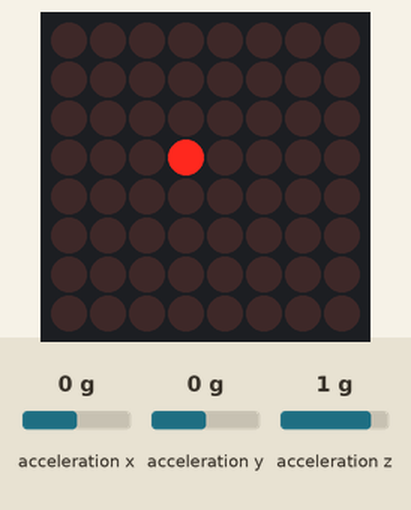
A sketch run on a simulated Arduino Uno, built with avr-gcc and run on an emulated ATmega328P. Parts: 8×8 LED matrix. Inputs (shaded band) come from the test bench; at power-on: acceleration x 0 g, acceleration y 0 g, acceleration z 1 g.

Above: at 1.2 s.
1.3 s: acceleration x set to -1.4 g
At 2.0 s:
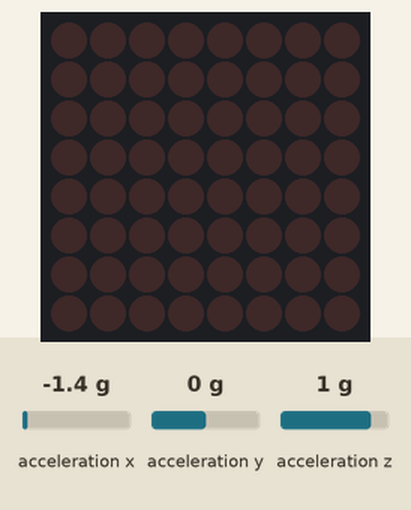
2.8 s: acceleration x set to -0.8 g
At 4.0 s:
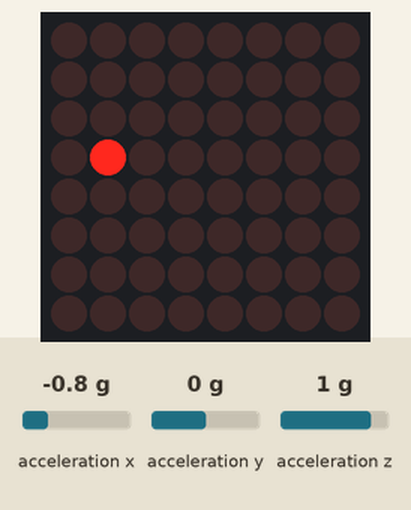
4.3 s: acceleration y set to -0.8 g
At 5.2 s:
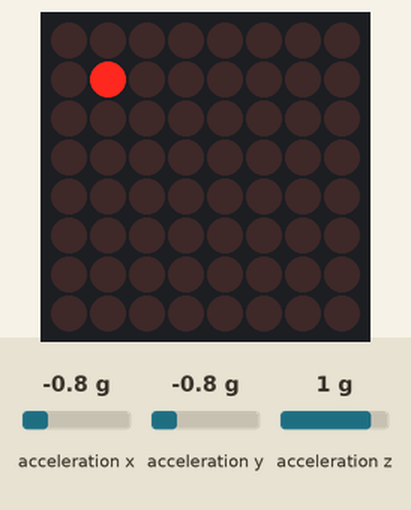
5.8 s: acceleration y set to 0.8 g
At 6.1 s:
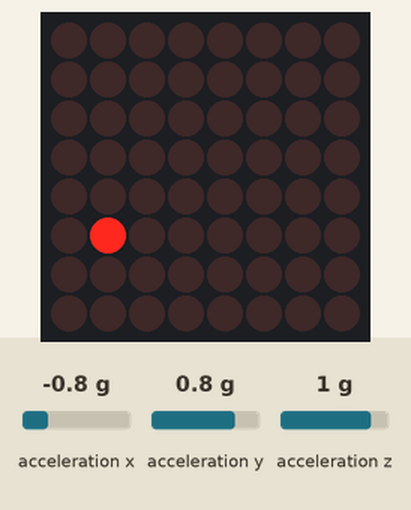
7.3 s: acceleration x set to 0 g
At 8.4 s:
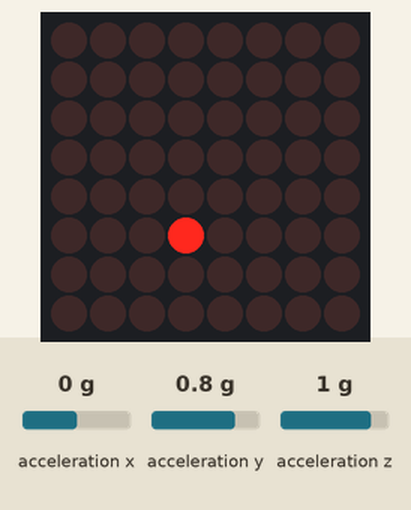
8.8 s: acceleration x set to 0.8 g
At 9.5 s:
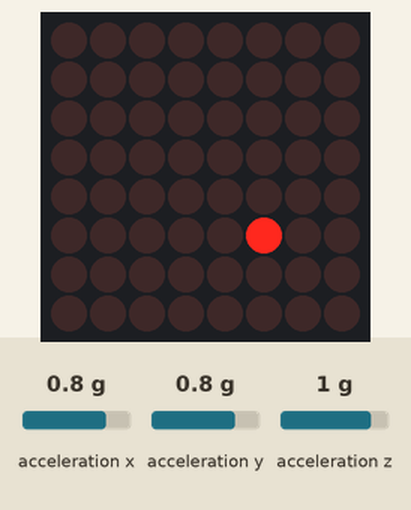
Timing chart, 0 to 11.3 s (numbered marks = the images above; inputs shaded):
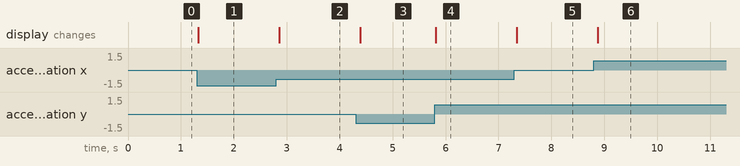

Measured:
- after the input at 1.3 s, the display: changes at once (image 1)
- after the input at 2.8 s, the display: changes after 0.06 s (image 2)
- after the input at 4.3 s, the display: changes after 0.09 s (image 3)
- after the input at 5.8 s, the display: changes at once (image 4)
- after the input at 7.3 s, the display: changes after 0.05 s (image 5)
- after the input at 8.8 s, the display: changes after 0.08 s (image 6)

The sketch:

tilt_control.ino
```cpp
#include <Wire.h>
#include <Adafruit_Sensor.h>
#include <Adafruit_ADXL345_U.h>
#include <LedControl.h>

// Initialize ADXL345 Accelerometer
Adafruit_ADXL345_Unified accel = Adafruit_ADXL345_Unified();

// Initialize LED Matrix (DIN=11, CLK=13, CS=10)
LedControl matrix = LedControl(11, 13, 10, 1);

void setup() {
    Serial.begin(9600);

    // Initialize accelerometer
    if (!accel.begin()) {
        Serial.println("ADXL345 not detected.");
        while (1);
    }

    // Set accelerometer range to ±2G
    accel.setRange(ADXL345_RANGE_2_G);

    // Initialize LED Matrix
    matrix.shutdown(0, false); // Turn on the matrix
    matrix.setIntensity(0, 8); // Set brightness (0-15)
    matrix.clearDisplay(0);    // Clear the matrix
}

void loop() {
    sensors_event_t event;
    accel.getEvent(&event);

    // Convert acceleration to LED matrix coordinates
    int x = map(event.acceleration.x, -10, 10, 0, 7);
    int y = map(event.acceleration.y, -10, 10, 0, 7);

    // Clear previous LED position and update with new one
    matrix.clearDisplay(0);
    matrix.setLed(0, y, x, true);

    delay(100);
}
```
